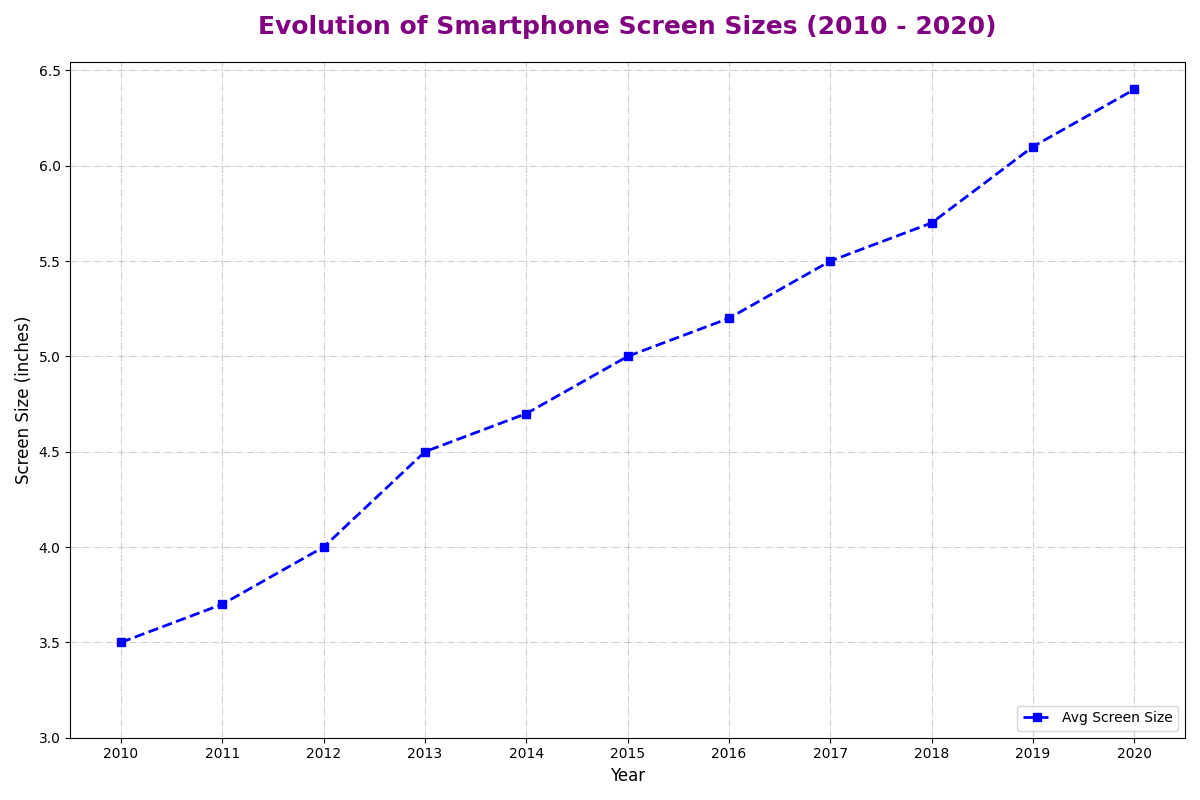

This chart was generated by the following Python code:
import matplotlib.pyplot as plt
import numpy as np

years = np.array([2010, 2011, 2012, 2013, 2014, 2015, 2016, 2017, 2018, 2019, 2020])
avg_screen_sizes = np.array([3.5, 3.7, 4.0, 4.5, 4.7, 5.0, 5.2, 5.5, 5.7, 6.1, 6.4])

fig, ax = plt.subplots(figsize=(12, 8))
ax.plot(years, avg_screen_sizes, color='blue', marker='s', linestyle='--', linewidth=2, label='Avg Screen Size')

plt.title('Evolution of Smartphone Screen Sizes (2010 - 2020)', fontsize=18, fontweight='bold', color='purple', pad=20)
plt.xlabel('Year', fontsize=12)
plt.ylabel('Screen Size (inches)', fontsize=12)

ax.set_xticks(years)
ax.set_yticks(np.arange(3.0, 7.0, 0.5))
ax.grid(True, linestyle='-.', alpha=0.6)

ax.legend(loc='lower right', fontsize=10)

plt.tight_layout()
plt.show()
